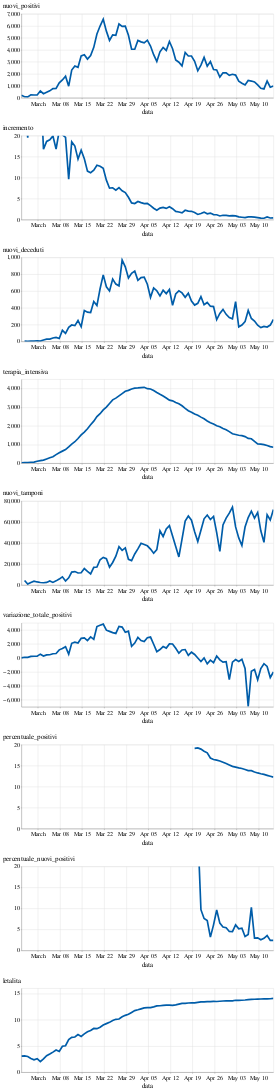

The code cell stored with this chart in its notebook:
### Code cell
viz.grafici_riassuntivi(df)
